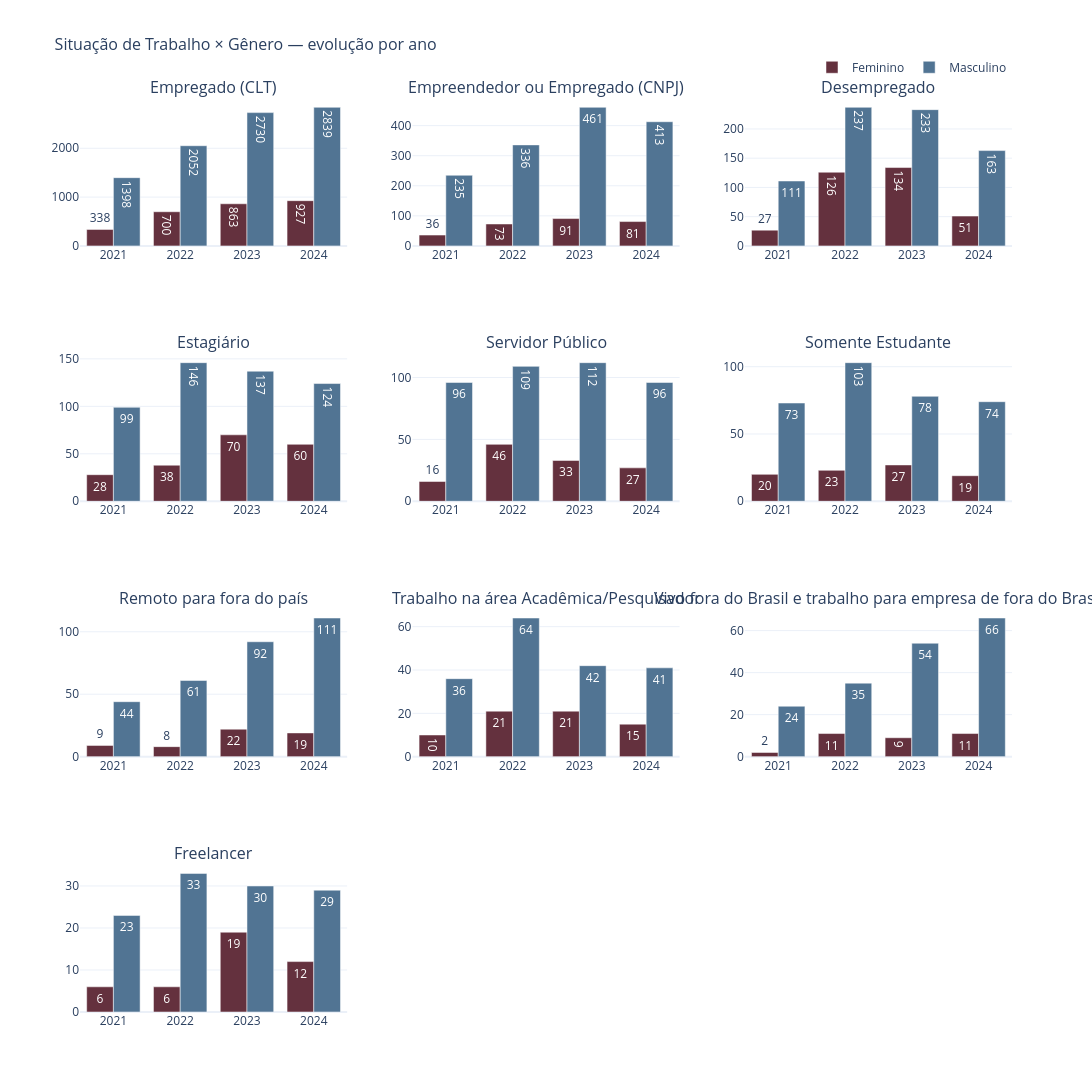

Write notebook code for a chart like this one.
### Markdown cell above
---
## Gráfico 8 — Situação de Trabalho × Gênero (evolução por situação)
> Grade de subplots: uma célula por situação, barras agrupadas por ano e gênero.

### Code cell
df_situ = df.dropna(subset=['situacao'])
df_contagem = df_situ.groupby(['situacao', 'ano_pesquisa', 'genero']).size().reset_index(name='n')
situacoes = df_contagem.groupby('situacao')['n'].sum().sort_values(ascending=False).index.tolist()

n_cols = 3
n_rows = -(-len(situacoes) // n_cols)

fig = make_subplots(
    rows=n_rows, cols=n_cols,
    subplot_titles=situacoes,
    shared_yaxes=False,
    horizontal_spacing=0.07,
    vertical_spacing=0.12
)

for idx, situacao in enumerate(situacoes):
    row = idx // n_cols + 1
    col = idx % n_cols + 1
    for genero in ['Feminino', 'Masculino']:
        df_filtrado = df_contagem[(df_contagem['situacao'] == situacao) & (df_contagem['genero'] == genero)]
        y_vals = [df_filtrado[df_filtrado['ano_pesquisa'] == ano]['n'].values[0]
                  if not df_filtrado[df_filtrado['ano_pesquisa'] == ano].empty else 0
                  for ano in ANOS]
        fig.add_trace(go.Bar(
            x=ANOS, y=y_vals,
            name=genero,
            marker_color=CORES[genero],
            text=y_vals,
            textposition='auto',
        ), row=row, col=col)

fig = legenda_unica(fig)
fig = layout_padrao(fig, 'Situação de Trabalho × Gênero — evolução por ano',
                    height=min(1200, n_rows * 300), width=1300, barmode='group')
fig.show()

### Figure 1 — Plotly figure (JSON) as saved in the notebook; plotly's stock layout.template omitted (floating-point values rounded to 4 significant figures)
{"data": [{"marker": {"color": "#64313E"}, "name": "Feminino", "showlegend": true, "text": ["338", "700", "863", "927"], "textposition": "auto", "type": "bar", "x": ["2021", "2022", "2023", "2024"], "xaxis": "x", "y": [338, 700, 863, 927], "yaxis": "y"}, {"marker": {"color": "#517493"}, "name": "Masculino", "showlegend": true, "text": ["1398", "2052", "2730", "2839"], "textposition": "auto", "type": "bar", "x": ["2021", "2022", "2023", "2024"], "xaxis": "x", "y": [1398, 2052, 2730, 2839], "yaxis": "y"}, {"marker": {"color": "#64313E"}, "name": "Feminino", "showlegend": false, "text": ["36", "73", "91", "81"], "textposition": "auto", "type": "bar", "x": ["2021", "2022", "2023", "2024"], "xaxis": "x2", "y": [36, 73, 91, 81], "yaxis": "y2"}, {"marker": {"color": "#517493"}, "name": "Masculino", "showlegend": false, "text": ["235", "336", "461", "413"], "textposition": "auto", "type": "bar", "x": ["2021", "2022", "2023", "2024"], "xaxis": "x2", "y": [235, 336, 461, 413], "yaxis": "y2"}, {"marker": {"color": "#64313E"}, "name": "Feminino", "showlegend": false, "text": ["27", "126", "134", "51"], "textposition": "auto", "type": "bar", "x": ["2021", "2022", "2023", "2024"], "xaxis": "x3", "y": [27, 126, 134, 51], "yaxis": "y3"}, {"marker": {"color": "#517493"}, "name": "Masculino", "showlegend": false, "text": ["111", "237", "233", "163"], "textposition": "auto", "type": "bar", "x": ["2021", "2022", "2023", "2024"], "xaxis": "x3", "y": [111, 237, 233, 163], "yaxis": "y3"}, {"marker": {"color": "#64313E"}, "name": "Feminino", "showlegend": false, "text": ["28", "38", "70", "60"], "textposition": "auto", "type": "bar", "x": ["2021", "2022", "2023", "2024"], "xaxis": "x4", "y": [28, 38, 70, 60], "yaxis": "y4"}, {"marker": {"color": "#517493"}, "name": "Masculino", "showlegend": false, "text": ["99", "146", "137", "124"], "textposition": "auto", "type": "bar", "x": ["2021", "2022", "2023", "2024"], "xaxis": "x4", "y": [99, 146, 137, 124], "yaxis": "y4"}, {"marker": {"color": "#64313E"}, "name": "Feminino", "showlegend": false, "text": ["16", "46", "33", "27"], "textposition": "auto", "type": "bar", "x": ["2021", "2022", "2023", "2024"], "xaxis": "x5", "y": [16, 46, 33, 27], "yaxis": "y5"}, {"marker": {"color": "#517493"}, "name": "Masculino", "showlegend": false, "text": ["96", "109", "112", "96"], "textposition": "auto", "type": "bar", "x": ["2021", "2022", "2023", "2024"], "xaxis": "x5", "y": [96, 109, 112, 96], "yaxis": "y5"}, {"marker": {"color": "#64313E"}, "name": "Feminino", "showlegend": false, "text": ["20", "23", "27", "19"], "textposition": "auto", "type": "bar", "x": ["2021", "2022", "2023", "2024"], "xaxis": "x6", "y": [20, 23, 27, 19], "yaxis": "y6"}, {"marker": {"color": "#517493"}, "name": "Masculino", "showlegend": false, "text": ["73", "103", "78", "74"], "textposition": "auto", "type": "bar", "x": ["2021", "2022", "2023", "2024"], "xaxis": "x6", "y": [73, 103, 78, 74], "yaxis": "y6"}, {"marker": {"color": "#64313E"}, "name": "Feminino", "showlegend": false, "text": ["9", "8", "22", "19"], "textposition": "auto", "type": "bar", "x": ["2021", "2022", "2023", "2024"], "xaxis": "x7", "y": [9, 8, 22, 19], "yaxis": "y7"}, {"marker": {"color": "#517493"}, "name": "Masculino", "showlegend": false, "text": ["44", "61", "92", "111"], "textposition": "auto", "type": "bar", "x": ["2021", "2022", "2023", "2024"], "xaxis": "x7", "y": [44, 61, 92, 111], "yaxis": "y7"}, {"marker": {"color": "#64313E"}, "name": "Feminino", "showlegend": false, "text": ["10", "21", "21", "15"], "textposition": "auto", "type": "bar", "x": ["2021", "2022", "2023", "2024"], "xaxis": "x8", "y": [10, 21, 21, 15], "yaxis": "y8"}, {"marker": {"color": "#517493"}, "name": "Masculino", "showlegend": false, "text": ["36", "64", "42", "41"], "textposition": "auto", "type": "bar", "x": ["2021", "2022", "2023", "2024"], "xaxis": "x8", "y": [36, 64, 42, 41], "yaxis": "y8"}, {"marker": {"color": "#64313E"}, "name": "Feminino", "showlegend": false, "text": ["2", "11", "9", "11"], "textposition": "auto", "type": "bar", "x": ["2021", "2022", "2023", "2024"], "xaxis": "x9", "y": [2, 11, 9, 11], "yaxis": "y9"}, {"marker": {"color": "#517493"}, "name": "Masculino", "showlegend": false, "text": ["24", "35", "54", "66"], "textposition": "auto", "type": "bar", "x": ["2021", "2022", "2023", "2024"], "xaxis": "x9", "y": [24, 35, 54, 66], "yaxis": "y9"}, {"marker": {"color": "#64313E"}, "name": "Feminino", "showlegend": false, "text": ["6", "6", "19", "12"], "textposition": "auto", "type": "bar", "x": ["2021", "2022", "2023", "2024"], "xaxis": "x10", "y": [6, 6, 19, 12], "yaxis": "y10"}, {"marker": {"color": "#517493"}, "name": "Masculino", "showlegend": false, "text": ["23", "33", "30", "29"], "textposition": "auto", "type": "bar", "x": ["2021", "2022", "2023", "2024"], "xaxis": "x10", "y": [23, 33, 30, 29], "yaxis": "y10"}], "layout": {"annotations": [{"font": {"size": 16}, "showarrow": false, "text": "Empregado (CLT)", "x": 0.1433, "xanchor": "center", "xref": "paper", "y": 1, "yanchor": "bottom", "yref": "paper"}, {"font": {"size": 16}, "showarrow": false, "text": "Empreendedor ou Empregado (CNPJ)", "x": 0.5, "xanchor": "center", "xref": "paper", "y": 1, "yanchor": "bottom", "yref": "paper"}, {"font": {"size": 16}, "showarrow": false, "text": "Desempregado", "x": 0.8567, "xanchor": "center", "xref": "paper", "y": 1, "yanchor": "bottom", "yref": "paper"}, {"font": {"size": 16}, "showarrow": false, "text": "Estagiário", "x": 0.1433, "xanchor": "center", "xref": "paper", "y": 0.72, "yanchor": "bottom", "yref": "paper"}, {"font": {"size": 16}, "showarrow": false, "text": "Servidor Público", "x": 0.5, "xanchor": "center", "xref": "paper", "y": 0.72, "yanchor": "bottom", "yref": "paper"}, {"font": {"size": 16}, "showarrow": false, "text": "Somente Estudante", "x": 0.8567, "xanchor": "center", "xref": "paper", "y": 0.72, "yanchor": "bottom", "yref": "paper"}, {"font": {"size": 16}, "showarrow": false, "text": "Remoto para fora do país", "x": 0.1433, "xanchor": "center", "xref": "paper", "y": 0.44, "yanchor": "bottom", "yref": "paper"}, {"font": {"size": 16}, "showarrow": false, "text": "Trabalho na área Acadêmica/Pesquisador", "x": 0.5, "xanchor": "center", "xref": "paper", "y": 0.44, "yanchor": "bottom", "yref": "paper"}, {"font": {"size": 16}, "showarrow": false, "text": "Vivo fora do Brasil e trabalho para empresa de fora do Brasil", "x": 0.8567, "xanchor": "center", "xref": "paper", "y": 0.44, "yanchor": "bottom", "yref": "paper"}, {"font": {"size": 16}, "showarrow": false, "text": "Freelancer", "x": 0.1433, "xanchor": "center", "xref": "paper", "y": 0.16, "yanchor": "bottom", "yref": "paper"}], "barmode": "group", "height": 1200, "legend": {"orientation": "h", "x": 1, "xanchor": "right", "y": 1.02, "yanchor": "bottom"}, "title": {"font": {"size": 16}, "text": "Situação de Trabalho × Gênero — evolução por ano"}, "width": 1300, "xaxis": {"anchor": "y", "domain": [0, 0.2867]}, "xaxis10": {"anchor": "y10", "domain": [0, 0.2867]}, "xaxis11": {"anchor": "y11", "domain": [0.3567, 0.6433]}, "xaxis12": {"anchor": "y12", "domain": [0.7133, 1]}, "xaxis2": {"anchor": "y2", "domain": [0.3567, 0.6433]}, "xaxis3": {"anchor": "y3", "domain": [0.7133, 1]}, "xaxis4": {"anchor": "y4", "domain": [0, 0.2867]}, "xaxis5": {"anchor": "y5", "domain": [0.3567, 0.6433]}, "xaxis6": {"anchor": "y6", "domain": [0.7133, 1]}, "xaxis7": {"anchor": "y7", "domain": [0, 0.2867]}, "xaxis8": {"anchor": "y8", "domain": [0.3567, 0.6433]}, "xaxis9": {"anchor": "y9", "domain": [0.7133, 1]}, "yaxis": {"anchor": "x", "domain": [0.84, 1]}, "yaxis10": {"anchor": "x10", "domain": [0, 0.16]}, "yaxis11": {"anchor": "x11", "domain": [0, 0.16]}, "yaxis12": {"anchor": "x12", "domain": [0, 0.16]}, "yaxis2": {"anchor": "x2", "domain": [0.84, 1]}, "yaxis3": {"anchor": "x3", "domain": [0.84, 1]}, "yaxis4": {"anchor": "x4", "domain": [0.56, 0.72]}, "yaxis5": {"anchor": "x5", "domain": [0.56, 0.72]}, "yaxis6": {"anchor": "x6", "domain": [0.56, 0.72]}, "yaxis7": {"anchor": "x7", "domain": [0.28, 0.44]}, "yaxis8": {"anchor": "x8", "domain": [0.28, 0.44]}, "yaxis9": {"anchor": "x9", "domain": [0.28, 0.44]}}}
